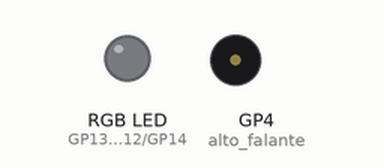
Simulated run of this program. Board: Raspberry Pi Pico running MicroPython. Shown: an RGB LED mixed from three pins (HIGH = lit), buzzer (waves = sounding). What the program prints to the serial console is not drawn.

Above: at 2.33 s.
Timing chart, 0 to 36.6 s (numbered marks = the images above):
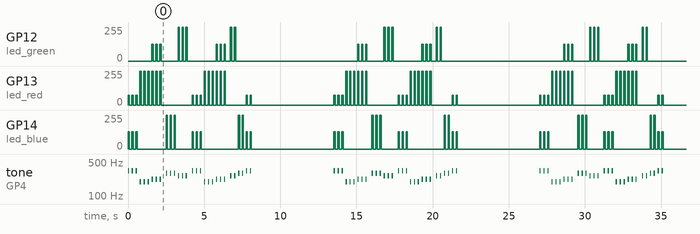

Measured:
- by itself, GP12 (led_green), GP13 (led_red), GP14 (led_blue): moves between 0/255 and 252/255, repeating every 13.5 s
- by itself, tone on GP4 (alto_falante): plays 329 Hz for 0.08 s, 329 Hz for 0.08 s, 329 Hz for 0.08 s, 196 Hz for 0.08 s, 196 Hz for 0.08 s, 196 Hz for 0.08 s … (90 notes in this stretch)

The program:

Rock_com_led_RGB.py
```python
# programa funcional

from machine import Pin, PWM
import time

# Conecte o alto-falante ou buzzer passivo ao pino GP4
alto_falante = PWM(Pin(4))

# Conecte o LED RGB aos pinos GP13, GP12 e GP14
led_red = PWM(Pin(13))
led_green = PWM(Pin(12))
led_blue = PWM(Pin(14))

# Frequências das notas musicais
# Frequências das notas musicais
notas = {
    'C4': {'freq': 261, 'cor': (255, 0, 0)},
    'D4': {'freq': 294, 'cor': (255, 127, 0)},
    'E4': {'freq': 329, 'cor': (255, 255, 0)},
    'F4': {'freq': 349, 'cor': (0, 255, 0)},
    'G4': {'freq': 392, 'cor': (0, 0, 255)},
    'A4': {'freq': 440, 'cor': (75, 0, 130)},
    'B4': {'freq': 494, 'cor': (143, 0, 255)},
    'C5': {'freq': 523, 'cor': (255, 0, 255)},
    'PAUSA': {'freq': 0, 'cor': (0, 0, 0)},
    'G': {'freq': 196, 'cor': (255, 0, 0)},
    'A': {'freq': 220, 'cor': (255, 127, 0)},
    'B': {'freq': 246, 'cor': (255, 255, 0)},
    'C': {'freq': 261, 'cor': (0, 255, 0)},
    'D': {'freq': 294, 'cor': (0, 0, 255)},
    'E': {'freq': 329, 'cor': (75, 0, 130)}
}


# Música "Smoke on the Water" do Deep Purple
musica = [
    ('E', 2), ('PAUSA', 1), ('E', 2), ('PAUSA', 1), ('E', 2), ('PAUSA', 1), ('G', 2),
    ('PAUSA', 1), ('G', 2), ('PAUSA', 1), ('G', 2), ('PAUSA', 1), ('A', 2),
    ('PAUSA', 1), ('A', 2), ('PAUSA', 1), ('A', 2), ('PAUSA', 1), ('PAUSA', 2),
    ('D', 2), ('PAUSA', 1), ('D', 2), ('PAUSA', 1), ('D', 2), ('PAUSA', 1), ('C', 2),
    ('PAUSA', 1), ('C', 2), ('PAUSA', 1), ('C', 2), ('PAUSA', 1), ('PAUSA', 2),
    ('E', 2), ('PAUSA', 1), ('E', 2), ('PAUSA', 1), ('E', 2), ('PAUSA', 1), ('G', 2),
    ('PAUSA', 1), ('G', 2), ('PAUSA', 1), ('G', 2), ('PAUSA', 1), ('A', 2),
    ('PAUSA', 1), ('A', 2), ('PAUSA', 1), ('A', 2), ('PAUSA', 1), ('PAUSA', 2),
    ('C', 2), ('PAUSA', 1), ('C', 2), ('PAUSA', 1), ('D', 2), ('PAUSA', 1), ('D', 2),
    ('PAUSA', 1), ('E', 2), ('PAUSA', 1), ('E', 2), ('PAUSA', 1), ('PAUSA', 4)
]


def tocar_musica():
    for nota, duracao in musica:
        freq = notas[nota]['freq']
        cor = notas[nota]['cor']
        if freq > 0:
            alto_falante.freq(freq)
            alto_falante.duty_u16(32768)
        else:
            alto_falante.duty_u16(0)
        led_red.duty_u16(cor[0]*254)
        led_green.duty_u16(cor[1]*254)
        led_blue.duty_u16(cor[2]*254)
        time.sleep_ms(40 * duracao)
        alto_falante.duty_u16(0)
        led_red.duty_u16(0)
        led_green.duty_u16(0)
        led_blue.duty_u16(0)
        time.sleep_ms(70)

        # esse comando mostra o valor do Duth Cycle do LED RGB
        print(cor[0]*254)
        print(cor[1]*254)
        print(cor[2]*254)
        print()


while True:
    tocar_musica()
    time.sleep(5)
```
